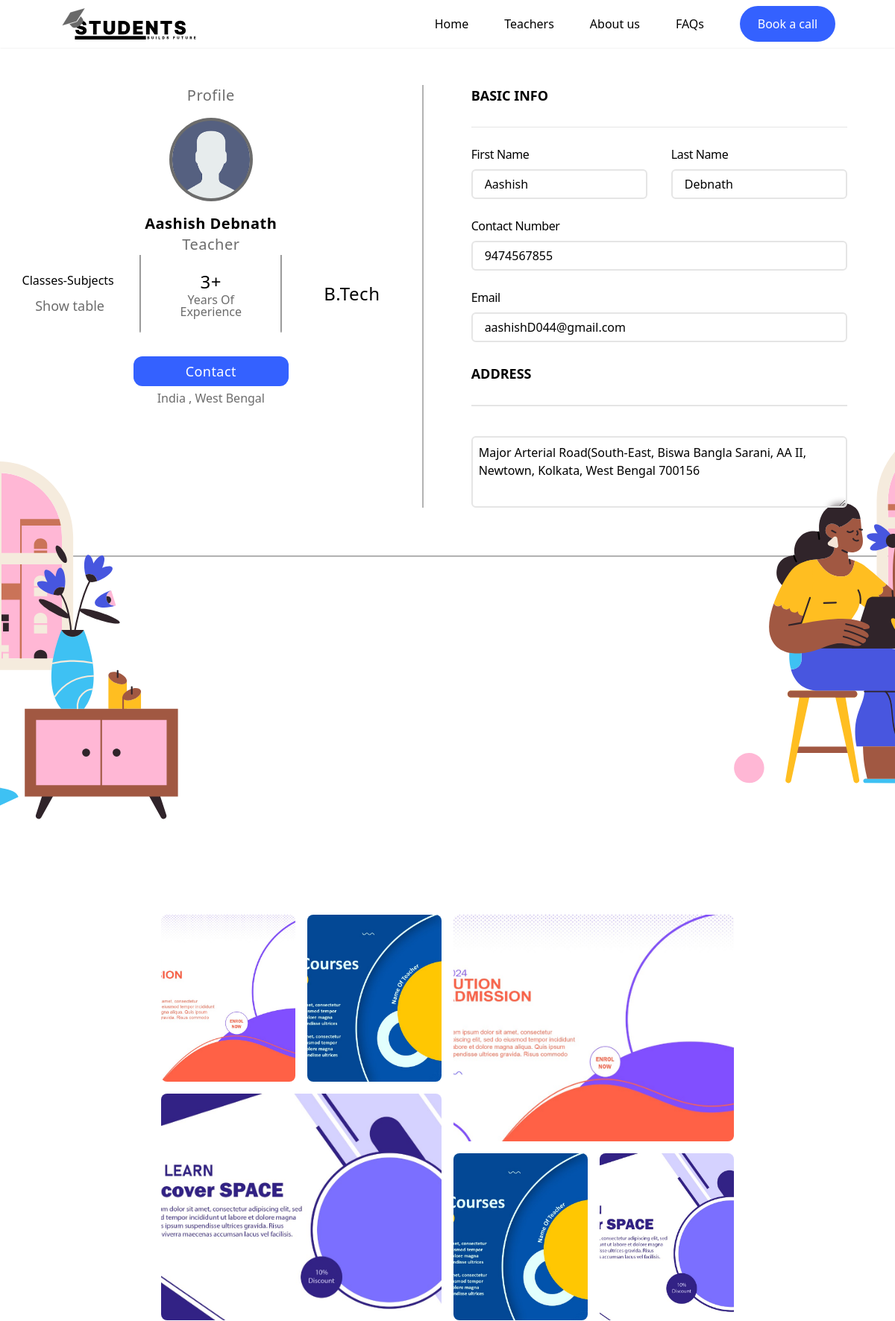
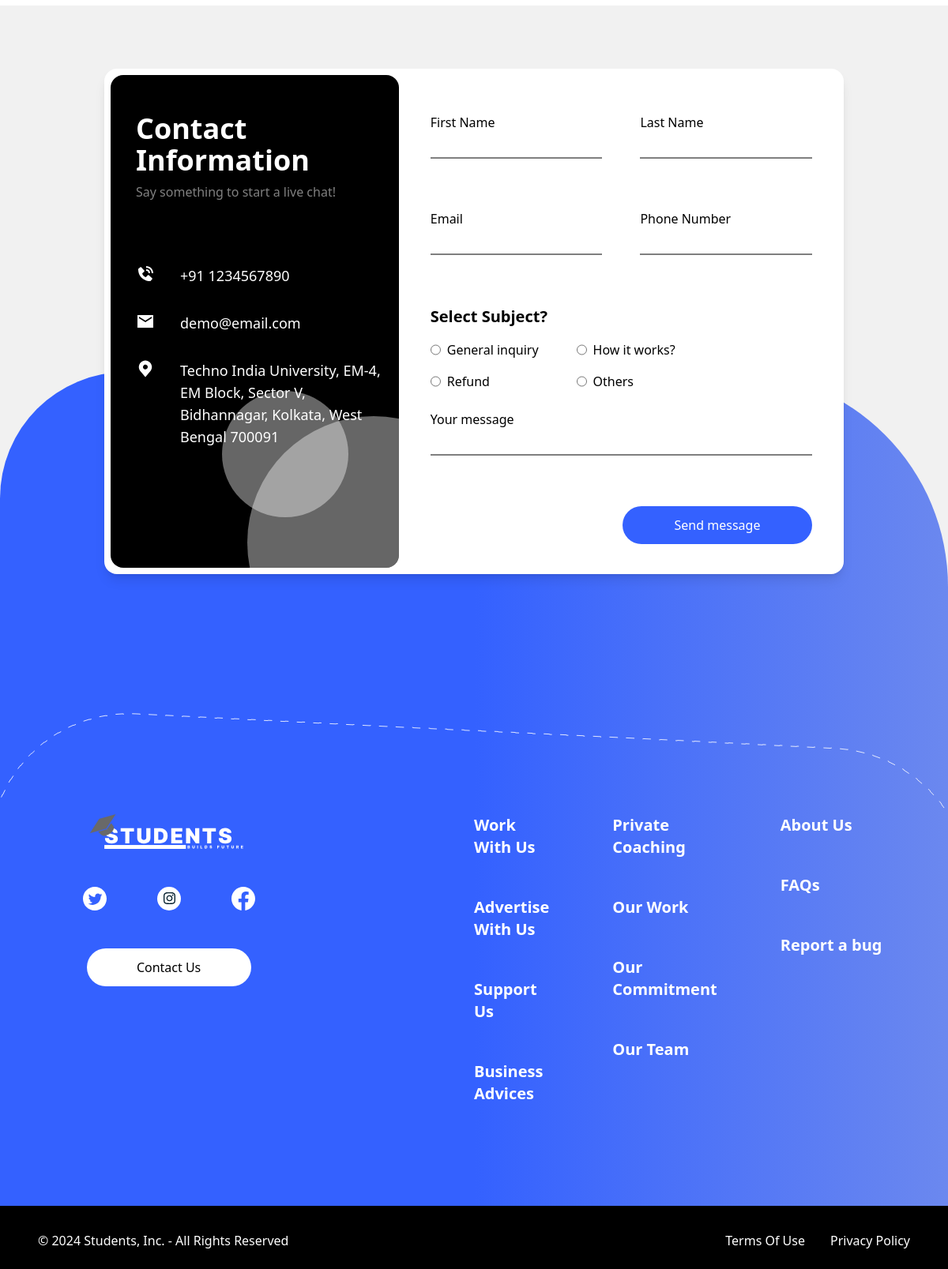
Screenshot of /teacherProfile.php?teachSuperId=5 with the database file from the repository (2 pictures, top to bottom).
### teacherProfile.php (the view, shortened to what the rows shown need)
<?php
include("header.php");
include("connection.php");
$teacherId = $_REQUEST['teachSuperId'];
?>
<?php
$query = "SELECT * FROM `teacher-table` WHERE `id` = '$teacherId'";
$res = mysqli_query($connection, $query);
$row = mysqli_fetch_array($res);
$Fullname = $row['firstName'] . " " . $row['lastName'];
?>
<profile class="bg-[#F1F1F1] relative overflow-x-hidden">
    <div class="h-auto w-full mt-[4.1rem] flex flex-col gap-12 lg:gap-0 lg:flex-row justify-center pt-12 border-b-2 border-black/30 py-16">
        <div class="h-full w-full">
            <div class="flex justify-center items-center mt-4 flex-col">
                <div class="capitalize text-black font-sans font-bold tracking-wide text-xl">
                    <?php echo $Fullname; ?>
                </div>
                <div class="text-[#6C6C6C] font-sans font-light tracking-wide text-xl">
                    Teacher
                </div>
            </div>
            <div class="flex justify-evenly">
                <div class="h-[6.5rem] w-[8rem] flex justify-center items-center flex-col">
                    <div class="text-black font-sans font-light tracking-wide text-2xl h-8">
                        <?php if($row['experience']!="Not Yet"){echo $row['experience'];}else{echo "1";}?>+
                    </div>
                    <div class="text-[#6C6C6C] font-sans font-extralight text-base text-center capitalize leading-4">
                        Years of experience
                    </div>
                </div>
                <div class="h-[6.5rem] w-[8rem] flex justify-center items-center flex-col">
                    <div class="text-black font-sans font-light tracking-wide text-2xl">
                        <?php echo $row['qualification']; ?>
                    </div>
                </div>
            </div>
            <div class="flex justify-center items-center mt-8 flex-col">
                <a href=""><button class="h-10 w-[13rem] bg-[#3461FF] flex justify-center items-center rounded-xl text-white font-sans font-light tracking-wide text-lg capitalize">
                    </button></a>
                <div class="text-[#6C6C6C] font-sans font-extralight text-base text-center capitalize leading-4 mt-2">
                    India , <?php echo $row['state']; ?>
                </div>
            </div>
        </div>
        <div class="h-full w-full flex flex-col gap-7 px-2 sm:px-16 relative
            border-l-2 border-black/30
        ">
            <div class="flex w-full flex-col sm:flex-row justify-between gap-8">
                <div class="capitalize flex flex-col w-full">
                    <label class="text-black font-sans capitalize leading-4 tracking-tight" for="">First name</label>
                    <input class="capitalize border-2 bg-transparent outline-none rounded-md border-[#E5E5E5] mt-3 w-full h-10 px-4" type="text" value="<?php echo $row['firstName']; ?>" disabled />
                </div>
                <div class="capitalize flex flex-col w-full">
                    <label class="text-black font-sans capitalize leading-4 tracking-tight" for="">Last name</label>
                    <input class="capitalize border-2 bg-transparent outline-none rounded-md border-[#E5E5E5] mt-3 w-full h-10 px-4" value="<?php echo $row['lastName'];?>" type="text" disabled />
                </div>
            </div>
            <div class="flex w-full justify-between gap-8">
                <div class="capitalize flex flex-col w-full">
                    <label class="text-black font-sans capitalize leading-4 tracking-tight" for="">Contact Number</label>
                    <input class="border-2 bg-transparent outline-none rounded-md border-[#E5E5E5] mt-3 w-full h-10 px-4" value="<?php echo $row['phoneNumber'];?>" type="text" disabled />
                </div>
            </div>
            <div class="flex w-full justify-between gap-8">
                <div class="capitalize flex flex-col w-full">
                    <label class="text-black font-sans capitalize leading-4 tracking-tight" for="">Email</label>
                    <input class="px-4 border-2 bg-transparent outline-none rounded-md border-[#E5E5E5] mt-3 w-full h-10" value="<?php echo $row['email'];?>" type="email" disabled />
                </div>
            </div>
            <div class=" w-full justify-between gap-8 z-10">
                <div class="capitalize flex flex-col w-full">
                    <textarea class="border-2 bg-white/50 outline-none rounded-md border-[#E5E5E5] mt-3 w-full h-24 z-10 backdrop-blur-sm p-2" value="" type="text" disabled ><?php echo $row['address'];?></textarea>
                </div>
            </div>
        </div>
    </div>
</profile>
<?php
include("footer.php")
?>

### rows the page displays
teacher-table: Fullname "Aashish Debnath", experience "3", qualification "B.Tech", state "West Bengal", firstName "Aashish", lastName "Debnath", phoneNumber "9474567855", email "aashishD044@gmail.com", address "Major Arterial Road(South-East, Biswa Bangla Sarani, AA II, Newtown, Kolkata, West Bengal 700156"
